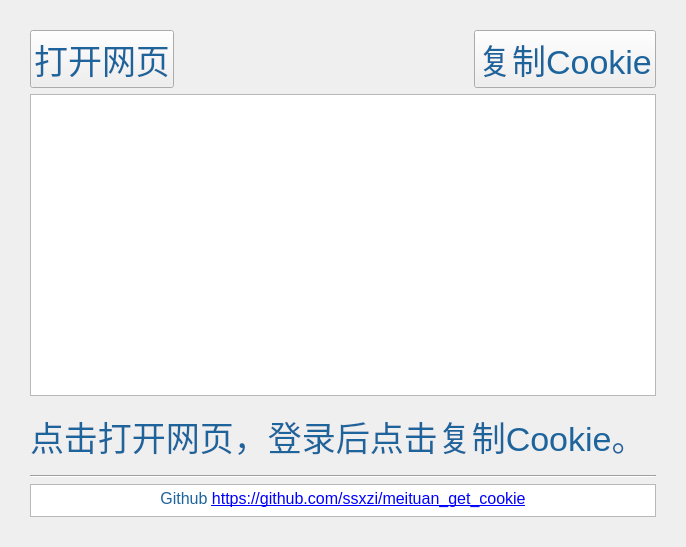
<?xml version="1.0" encoding="UTF-8"?>
<ui version="4.0">
 <class>Form</class>
 <widget class="QWidget" name="Form">
  <property name="geometry">
   <rect>
    <x>0</x>
    <y>0</y>
    <width>686</width>
    <height>547</height>
   </rect>
  </property>
  <property name="windowTitle">
   <string>美团Cookie获取工具</string>
  </property>
  <property name="styleSheet">
   <string notr="true">*{	
	font-family:微软雅黑;
	font-size:34px;
	color: #1d649c;
}
#text{	
	font-size:17px;
}</string>
  </property>
  <layout class="QVBoxLayout" name="verticalLayout" stretch="2,9,2,0,1">
   <property name="leftMargin">
    <number>30</number>
   </property>
   <property name="topMargin">
    <number>30</number>
   </property>
   <property name="rightMargin">
    <number>30</number>
   </property>
   <property name="bottomMargin">
    <number>30</number>
   </property>
   <item>
    <layout class="QHBoxLayout" name="horizontalLayout" stretch="1,3,1">
     <property name="leftMargin">
      <number>0</number>
     </property>
     <property name="rightMargin">
      <number>0</number>
     </property>
     <item>
      <widget class="QPushButton" name="button_url">
       <property name="text">
        <string>打开网页</string>
       </property>
      </widget>
     </item>
     <item>
      <spacer name="horizontalSpacer">
       <property name="orientation">
        <enum>Qt::Horizontal</enum>
       </property>
       <property name="sizeHint" stdset="0">
        <size>
         <width>40</width>
         <height>20</height>
        </size>
       </property>
      </spacer>
     </item>
     <item>
      <widget class="QPushButton" name="button_cope">
       <property name="text">
        <string>复制Cookie</string>
       </property>
      </widget>
     </item>
    </layout>
   </item>
   <item>
    <widget class="QPlainTextEdit" name="text"/>
   </item>
   <item>
    <layout class="QVBoxLayout" name="verticalLayout_2">
     <item>
      <widget class="QLabel" name="label">
       <property name="text">
        <string>点击打开网页，登录后点击复制Cookie。</string>
       </property>
      </widget>
     </item>
    </layout>
   </item>
   <item>
    <widget class="Line" name="line">
     <property name="orientation">
      <enum>Qt::Horizontal</enum>
     </property>
    </widget>
   </item>
   <item>
    <widget class="QTextBrowser" name="textBrowser">
     <property name="sizePolicy">
      <sizepolicy hsizetype="Expanding" vsizetype="Ignored">
       <horstretch>0</horstretch>
       <verstretch>0</verstretch>
      </sizepolicy>
     </property>
     <property name="html">
      <string>&lt;!DOCTYPE HTML PUBLIC &quot;-//W3C//DTD HTML 4.0//EN&quot; &quot;http://www.w3.org/TR/REC-html40/strict.dtd&quot;&gt;
&lt;html&gt;&lt;head&gt;&lt;meta name=&quot;qrichtext&quot; content=&quot;1&quot; /&gt;&lt;style type=&quot;text/css&quot;&gt;
p, li { white-space: pre-wrap; }
&lt;/style&gt;&lt;/head&gt;&lt;body style=&quot; font-family:'微软雅黑'; font-size:34px; font-weight:400; font-style:normal;&quot;&gt;
&lt;p align=&quot;center&quot; style=&quot; margin-top:0px; margin-bottom:0px; margin-left:0px; margin-right:0px; -qt-block-indent:0; text-indent:0px;&quot;&gt;&lt;span style=&quot; font-family:'SimSun'; font-size:12pt;&quot;&gt;Github &lt;/span&gt;&lt;a href=&quot;https://github.com/ssxzi/meituan_get_cookie&quot;&gt;&lt;span style=&quot; font-family:'SimSun'; font-size:12pt; text-decoration: underline; color:#0000ff;&quot;&gt;https://github.com/ssxzi/meituan_get_cookie&lt;/span&gt;&lt;/a&gt;&lt;/p&gt;&lt;/body&gt;&lt;/html&gt;</string>
     </property>
     <property name="openExternalLinks">
      <bool>true</bool>
     </property>
    </widget>
   </item>
  </layout>
 </widget>
 <resources/>
 <connections/>
</ui>
